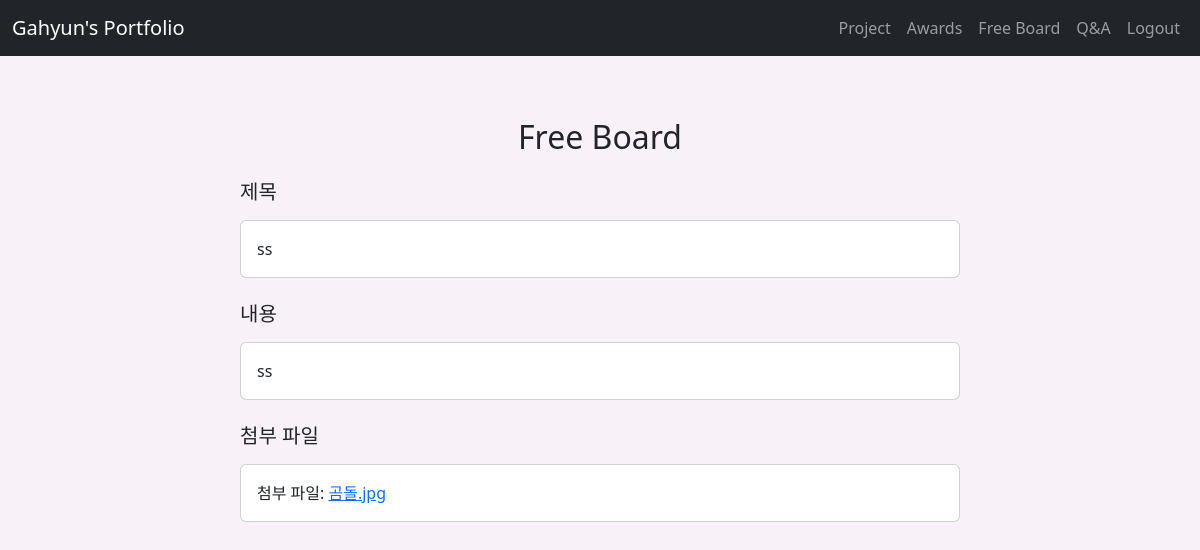
Page /board_view?id=2 (signed in) on the committed database.
### tables this page shows
CREATE TABLE board(
    id INTEGER NOT NULL PRIMARY KEY AUTOINCREMENT,
    u_id VARCHAR(20) NOT NULL,
    username VARCHAR(30) NOT NULL,
    title VARCHAR(100) NOT NULL,
    contents TEXT NOT NULL,
    status INTEGER NOT NULL,
    rdate DATE NOT NULL DEFAULT CURRENT_TIMESTAMP,
    mdate DATE NOT NULL DEFAULT CURRENT_TIMESTAMP,
    real_filename VARCHAR(128),
    hash_filename VARCHAR(128),
    FOREIGN KEY (username) REFERENCES user(username),
    FOREIGN KEY (u_id) REFERENCES user(id)
);

### app.py (the view)
@app.route('/board_view', methods=['GET'])
def board_view():
    id = request.args.get('id')
    status = 1
    select_query = """
    SELECT id, username, title, contents, real_filename FROM board WHERE id = ? and status = ?
    """
    cur.execute(select_query, (id, status))
    post = cur.fetchone()
    return render_template('board_view.html', post=post)

### templates/board_view.html (shortened to what this page needs)
{% extends 'base.html' %}
{% block content %}
<div class="container">
    <h2 class="text-center mt-4 mb-4">Free Board</h2>
    <div class="row justify-content-center">
        <div class="col-md-8">
            <h5 class="card-title">제목</h5>
            <div class="card mt-3">
                <div class="card-body">
                    <p class="card-text">{{ post[2] }}</p>
                </div>
            </div><br>
            <h5 class="card-title">내용</h5>
            <div class="card mt-3">
                <div class="card-body">
                    <p class="card-text">{{ post[3] }}</p>
                </div>
            </div><br>
            <h5 class="card-title">첨부 파일</h5>
            <div class="card mt-3">
                <div class="card-body">
                    {% if post[4] %}
                    <p class="card-text">첨부 파일: <a href="{{ url_for('download_file', category='board', id=post[0], real_filename=post[4]) }}">{{ post[4] }}</a></p>
                    {% else %}
                        <p class="card-text">첨부된 파일이 없습니다.</p>
                    {% endif %}
                </div>
            </div>
        </div>
    </div>
</div>
{% endblock %}

### templates/base.html (style rules this page uses)
body { padding-top: 70px; background-color: #f8f2f8; }

### rows in the picture
board: title "ss", contents "ss", real_filename "곰돌.jpg"
